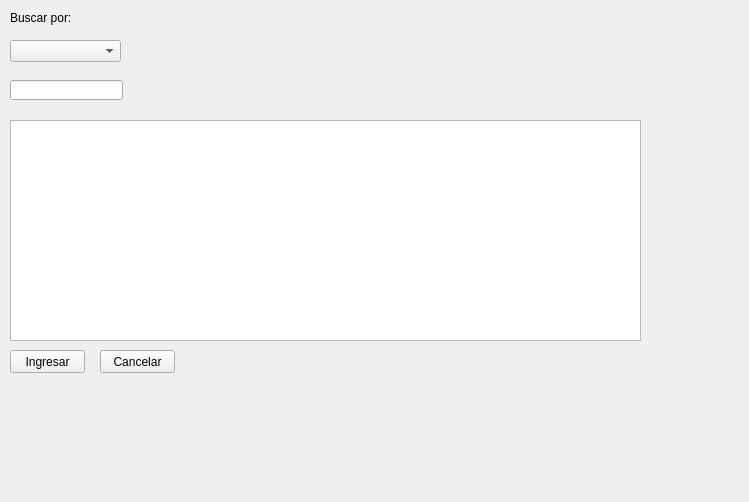
<?xml version="1.0" encoding="UTF-8"?>
<ui version="4.0">
 <class>ui_flete_ver</class>
 <widget class="QWidget" name="ui_flete_ver">
  <property name="geometry">
   <rect>
    <x>0</x>
    <y>0</y>
    <width>749</width>
    <height>502</height>
   </rect>
  </property>
  <property name="windowTitle">
   <string>Form</string>
  </property>
  <widget class="QPushButton" name="pushButton">
   <property name="geometry">
    <rect>
     <x>10</x>
     <y>350</y>
     <width>75</width>
     <height>23</height>
    </rect>
   </property>
   <property name="text">
    <string>Ingresar</string>
   </property>
  </widget>
  <widget class="QComboBox" name="comboBox">
   <property name="geometry">
    <rect>
     <x>10</x>
     <y>40</y>
     <width>111</width>
     <height>22</height>
    </rect>
   </property>
  </widget>
  <widget class="QPushButton" name="pushButton_2">
   <property name="geometry">
    <rect>
     <x>100</x>
     <y>350</y>
     <width>75</width>
     <height>23</height>
    </rect>
   </property>
   <property name="text">
    <string>Cancelar</string>
   </property>
  </widget>
  <widget class="QTableView" name="tableView">
   <property name="geometry">
    <rect>
     <x>10</x>
     <y>120</y>
     <width>631</width>
     <height>221</height>
    </rect>
   </property>
  </widget>
  <widget class="QLabel" name="label">
   <property name="geometry">
    <rect>
     <x>10</x>
     <y>10</y>
     <width>61</width>
     <height>16</height>
    </rect>
   </property>
   <property name="text">
    <string>Buscar por:</string>
   </property>
  </widget>
  <widget class="QLineEdit" name="lineEdit">
   <property name="geometry">
    <rect>
     <x>10</x>
     <y>80</y>
     <width>113</width>
     <height>20</height>
    </rect>
   </property>
  </widget>
 </widget>
 <resources/>
 <connections/>
</ui>
